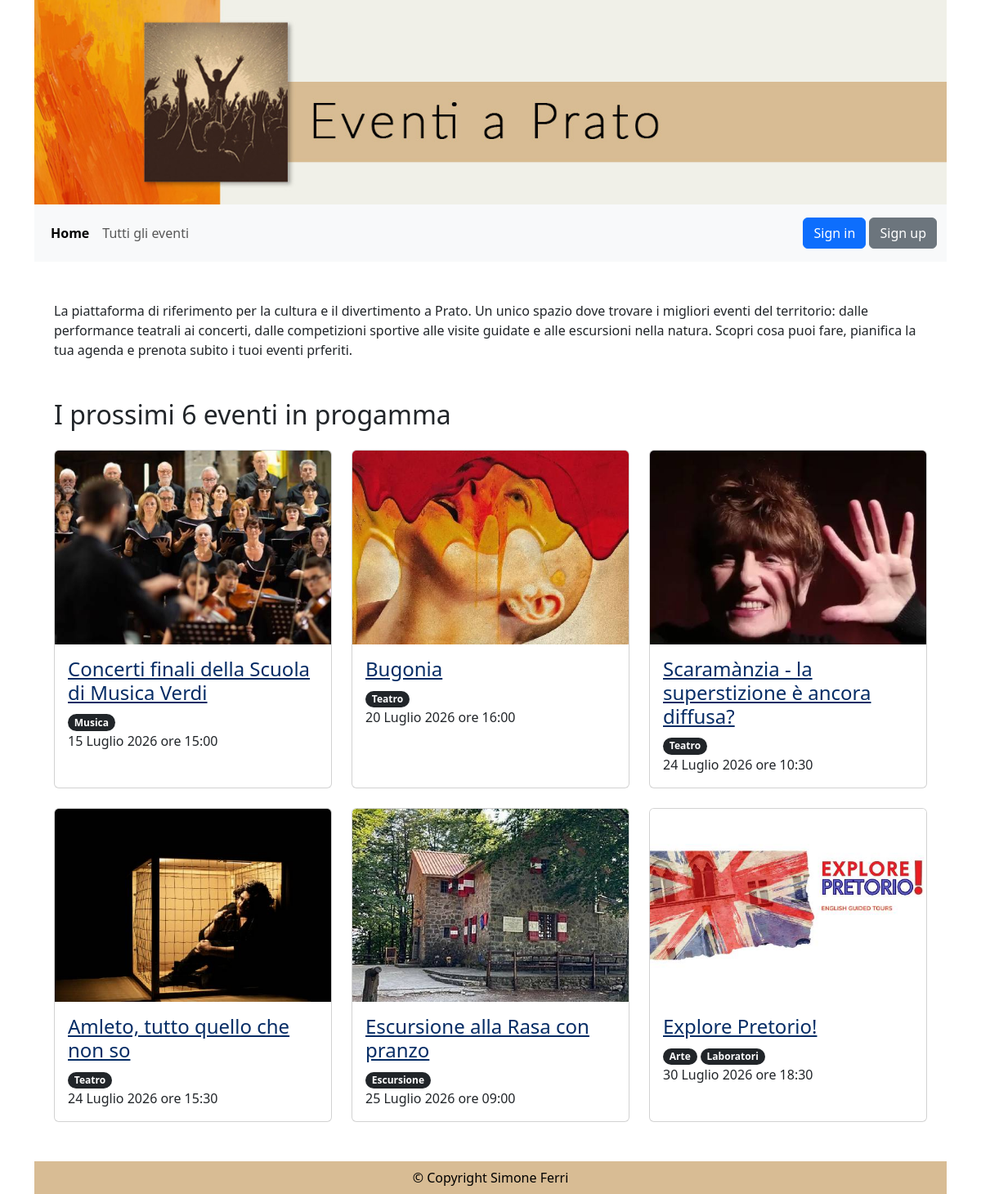
Before: / with the older database file.
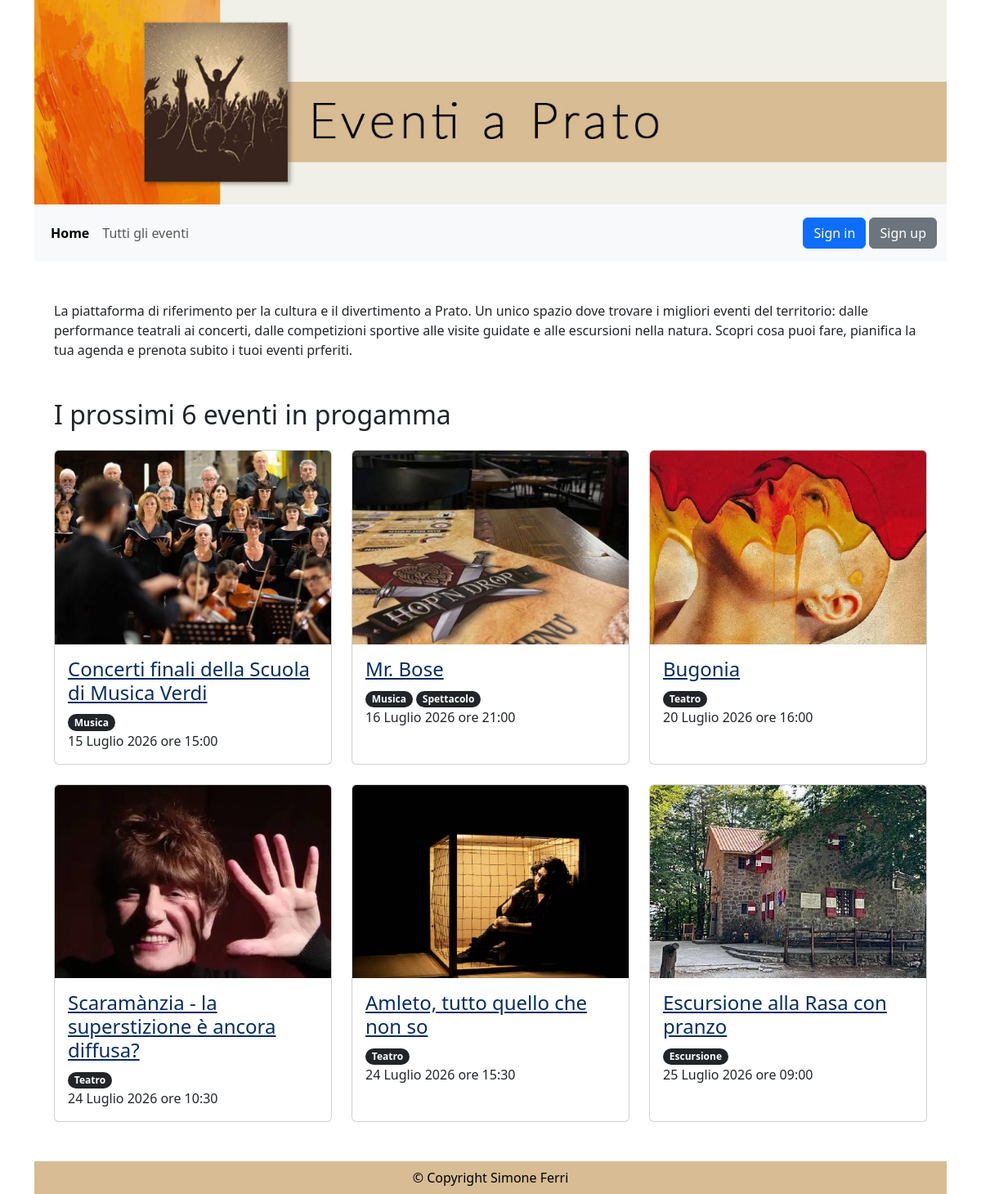
After: the same page with the newer database file.
### eventi_gestione/models.py (models this page shows, shortened)
class Eventi(models.Model):
    nome_evento = models.CharField(max_length=100)
    descrizione_evento = models.TextField()
    tipo_evento = models.ManyToManyField(Tipologia, related_name='eventi')
    luogo_evento = models.CharField(max_length=100)
    data_ora_evento = models.DateTimeField()
    immagine_evento = models.ImageField(upload_to='eventi/', blank=True)
    posti_prenotabili = models.PositiveIntegerField(null=True, blank=True)
    prezzo = models.PositiveIntegerField(null=True, blank=True, default=0)
    pubblicato = models.BooleanField(default=False)
    annullato = models.BooleanField(default=False)
    creatore = models.ForeignKey(CustomUser, on_delete=models.CASCADE, related_name='eventi_creati', limit_choices_to={'groups__name': 'redattori'})

class Tipologia(models.Model):
    nome_tipo = models.CharField(max_length=100)
    creatore = models.ForeignKey(CustomUser, on_delete=models.CASCADE, related_name='tipologie_create')
    class Meta:
        ordering = ['nome_tipo']

### eventi_pagine/views.py (the view, shortened to what this page needs)
# urls.py: path("", HomePageView.as_view(), name="home"),
class HomePageView(TemplateView):
    template_name = "home.html"
    def get_context_data(self, **kwargs):
        ora_attuale = timezone.now()
        context = super().get_context_data(**kwargs)
        context['eventi_prossimi'] = Eventi.objects.filter(data_ora_evento__gte=ora_attuale, pubblicato=True).order_by('data_ora_evento')[:6]
        return context

### templates/home.html (shortened to what this page needs)
{% extends "base.html" %}
{% load auth_extras %}
{% block content %}
    <p class="mt-5">La piattaforma di riferimento per la cultura e il divertimento a Prato.
        Un unico spazio dove trovare i migliori eventi del territorio: dalle performance teatrali
        ai concerti, dalle competizioni sportive alle visite guidate e alle escursioni nella natura.
        Scopri cosa puoi fare, pianifica la tua agenda e prenota subito i tuoi eventi prferiti.</p>
    <h2 class="{% if not prenotazioni_attive %}mt-5{% else %}mt-3{% endif %} mb-4">I prossimi 6 eventi in progamma</h2>
    <div class="row row-cols-1 row-cols-md-3 g-4">
    {% for evento in eventi_prossimi %}
        <div class="col">
            <div class="card h-100">
                {% if evento.immagine_evento %}
                    <img src="{{ evento.immagine_evento.url }}" class="card-img-top" alt="">
                {% endif %}
                <div class="card-body">
                    <h3 class="card-title h4"><a class="text-primary-emphasis" href="{% url 'evento' evento.id %}">{{ evento.nome_evento }}</a></h3>
                    <p class="card-text">
                        {% for tipologia in evento.tipo_evento.all %}
                            <span class="badge rounded-pill text-bg-dark">{{ tipologia.nome_tipo }}</span>
                        {% endfor %}
                        <br>
                        {{ evento.data_ora_evento|date:"d F Y \o\r\e H:i" }}
                    </p>
                </div>
            </div>
        </div>
    {% endfor %}
</div>
{% endblock content %}

Changed rows visible on the page:
no longer on this page (row edited): Eventi: immagine_evento (picture), nome_evento "Explore Pretorio!", data_ora_evento "30 Luglio 2026 ore 18:30"
no longer on this page (row unchanged): Tipologia: nome_tipo "Arte", shown under "Explore Pretorio!"
no longer on this page (row unchanged): Tipologia: nome_tipo "Laboratori", shown under "Explore Pretorio!"
now on this page (row edited): Eventi: immagine_evento (picture), nome_evento "Mr. Bose", data_ora_evento "16 Luglio 2026 ore 21:00", Tipologia (nome_tipo "Musica")
now on this page (row unchanged): Tipologia: nome_tipo "Spettacolo", shown under "Mr. Bose"
